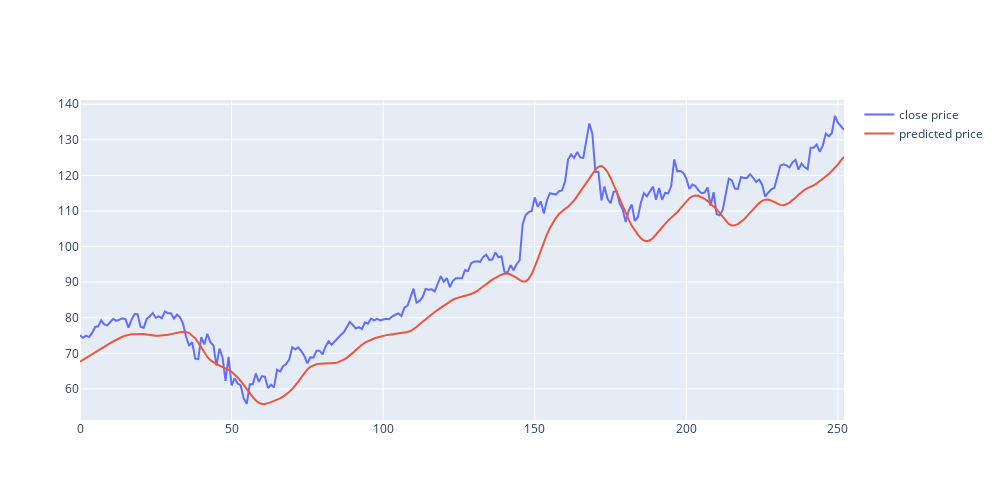

Notebook code for this chart:
### Code cell
fig = go.Figure()
fig.add_trace(go.Scatter(y=data_test['close'], name = 'close price'))
fig.add_trace(go.Scatter(y=predicted_prices[:, 0], name = 'predicted price'))
fig.update_layout(height=500, width=1000)
fig.show()

### Figure 1 — Plotly figure (JSON) as saved in the notebook; plotly's stock layout.template omitted (floating-point values rounded to 4 significant figures; data arrays with more than 128 entries replaced by an {"elided": "..."} marker saying what was removed)
{"data": [{"name": "close price", "type": "scatter", "y": {"elided": "253 float values"}}, {"name": "predicted price", "type": "scatter", "y": {"elided": "253 float values"}}], "layout": {"height": 500, "width": 1000, "xaxis": {"autorange": true, "range": [0, 252]}, "yaxis": {"autorange": true, "range": [51.26, 141.2], "type": "linear"}}}
